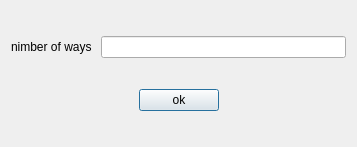
<?xml version="1.0" encoding="UTF-8"?>
<ui version="4.0">
 <class>Dialog</class>
 <widget class="QDialog" name="Dialog">
  <property name="geometry">
   <rect>
    <x>0</x>
    <y>0</y>
    <width>357</width>
    <height>147</height>
   </rect>
  </property>
  <property name="windowTitle">
   <string>Dialog</string>
  </property>
  <layout class="QGridLayout" name="gridLayout">
   <item row="1" column="1">
    <widget class="QPushButton" name="pushButton_ok">
     <property name="text">
      <string>ok</string>
     </property>
    </widget>
   </item>
   <item row="1" column="2">
    <spacer name="horizontalSpacer">
     <property name="orientation">
      <enum>Qt::Horizontal</enum>
     </property>
     <property name="sizeHint" stdset="0">
      <size>
       <width>40</width>
       <height>20</height>
      </size>
     </property>
    </spacer>
   </item>
   <item row="1" column="0">
    <spacer name="horizontalSpacer_2">
     <property name="orientation">
      <enum>Qt::Horizontal</enum>
     </property>
     <property name="sizeHint" stdset="0">
      <size>
       <width>40</width>
       <height>20</height>
      </size>
     </property>
    </spacer>
   </item>
   <item row="0" column="0" colspan="3">
    <layout class="QHBoxLayout" name="horizontalLayout">
     <item>
      <widget class="QLabel" name="label">
       <property name="text">
        <string>nimber of ways </string>
       </property>
      </widget>
     </item>
     <item>
      <widget class="QLineEdit" name="lineEdit_number"/>
     </item>
    </layout>
   </item>
  </layout>
 </widget>
 <resources/>
 <connections/>
</ui>
